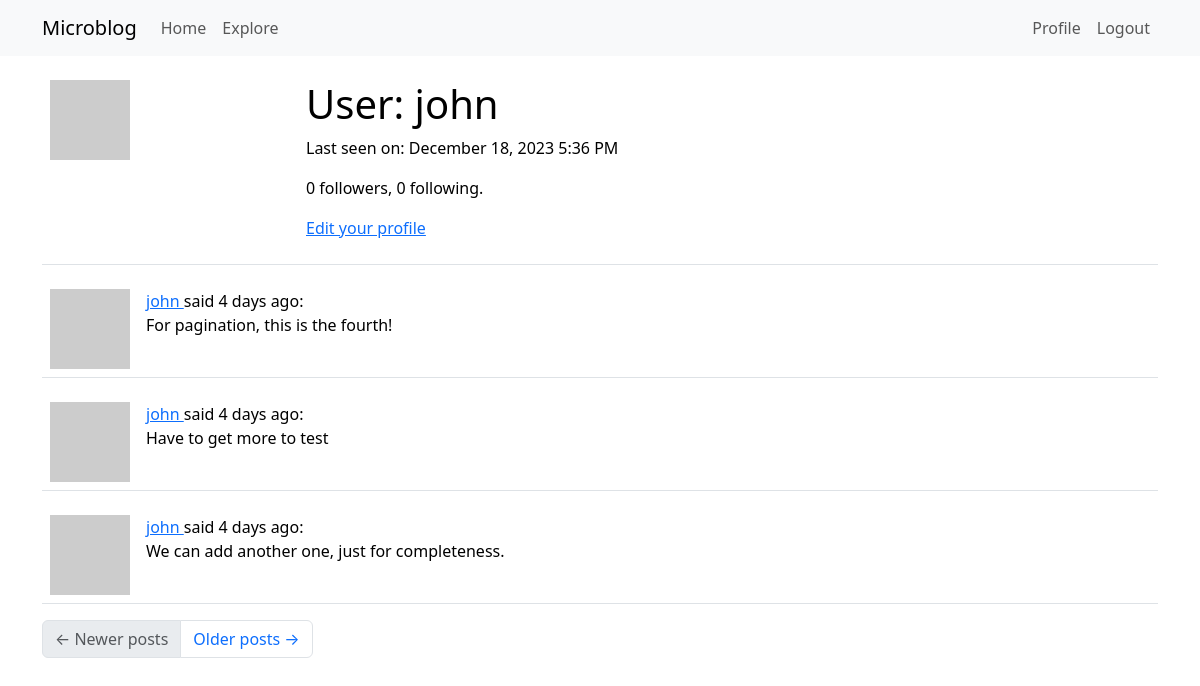
Before: /user/john (signed in) with the older database file.
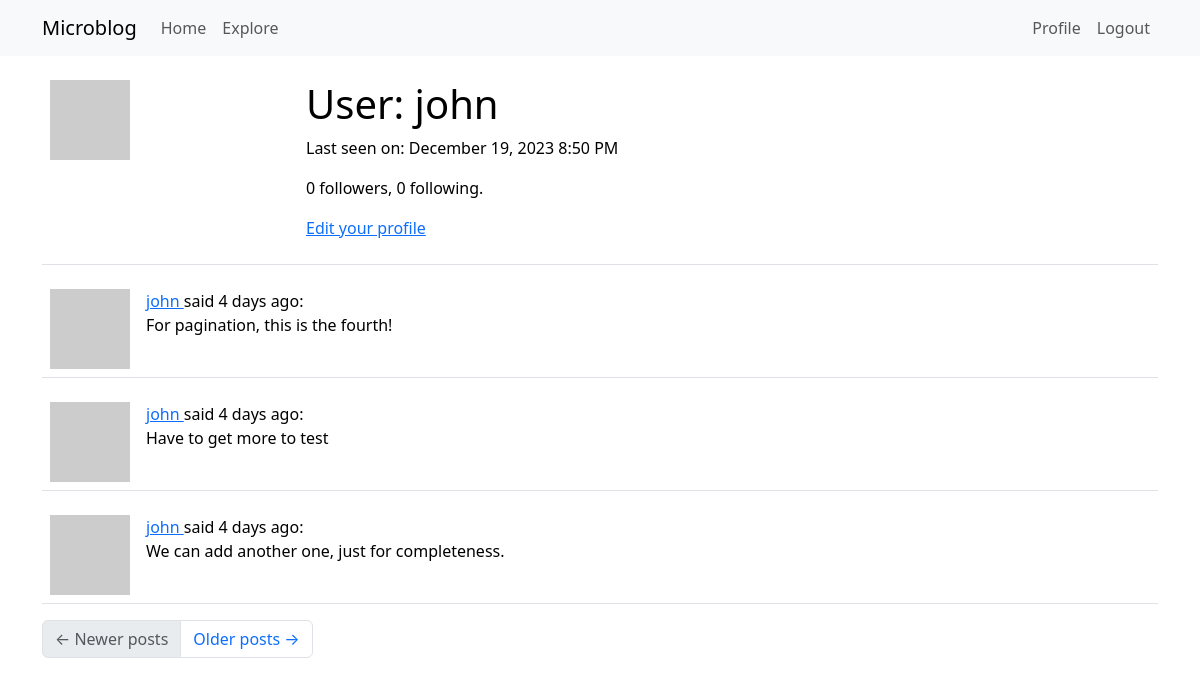
After: the same page with the newer database file.
### app/models.py (models this page shows, shortened)
class User(UserMixin, db.Model):
    id: so.Mapped[int] = so.mapped_column(primary_key=True)
    username: so.Mapped[str] = so.mapped_column(sa.String(64), index=True, unique=True)
    email: so.Mapped[str] = so.mapped_column(sa.String(120), index=True, unique=True)
    password_hash: so.Mapped[Optional[str]] = so.mapped_column(sa.String(256))
    about_me: so.Mapped[Optional[str]] = so.mapped_column(sa.String(140))
    last_seen: so.Mapped[Optional[datetime]]= so.mapped_column(default=lambda: datetime.now(timezone.utc))
    posts: so.WriteOnlyMapped["Post"] = so.relationship(back_populates="author")
    following: so.WriteOnlyMapped["User"] = so.relationship(
        secondary=followers, primaryjoin=(followers.c.follower_id == id),
        secondaryjoin=(followers.c.followed_id == id), back_populates="followers"
    )
    followers: so.WriteOnlyMapped["User"] = so.relationship(
        secondary=followers, primaryjoin=(followers.c.followed_id == id),
        secondaryjoin=(followers.c.follower_id == id), back_populates="following"
    )
    def avatar(self, size):
        digest = md5(self.email.lower().encode('utf-8')).hexdigest()
        return f"https://www.gravatar.com/avatar/{digest}?d=identicon&s={size}"
    def followers_count(self):
        query = sa.select(sa.func.count()).select_from(self.followers.select().subquery())
        return db.session.scalar(query)
    def following_count(self):
        query = sa.select(sa.func.count()).select_from(self.following.select().subquery())
        return db.session.scalar(query)
    @login.user_loader
    def load_user(id):
        return db.session.get(User, int(id))

### app/main/routes.py (the view)
@bp.route("/user/<username>")
@login_required
def user(username):
    user = db.first_or_404(sa.select(User).where(User.username == username))
    page = request.args.get("page", 1, type=int)
    query = user.posts.select().order_by(Post.timestamp.desc())
    posts = db.paginate(query, page=page, per_page=current_app.config["POSTS_PER_PAGE"], error_out=False)
    next_url = url_for("main.user", username=user.username, page=posts.next_num) if posts.has_next else None
    prev_url = url_for("main.user", username=user.username, page=posts.prev_num) if posts.has_prev else None
    form = EmptyForm()
    return render_template("user.html", user=user, posts=posts, form=form, next_url=next_url, prev_url=prev_url)

### app/__init__.py (called while the page is built)
def get_locale():
    return request.accept_languages.best_match(current_app.config['LANGUAGES'])

### app/main/routes.py (called while the page is built)
@bp.before_request
def before_request():
    if current_user.is_authenticated:
        current_user.last_seen = datetime.now(timezone.utc)
        db.session.commit()
    g.locale = str(get_locale())

### app/templates/user.html (shortened to what this page needs)
{% extends "base.html" %}
{% block content %}
    <table class="table table-hover">
        <tr>
            <td width="256px"><img src="{{ user.avatar(256) }}"></td>
            <td>
                <h1>User: {{ user.username }}</h1>
                {% if user.last_seen %}
                <p>Last seen on: {{ moment(user.last_seen).format("LLL") }}</p>
                {% endif %}
                <p>{{ user.followers_count() }} followers, {{ user.following_count() }} following.</p>
                {% if user == current_user %}
                <p><a href="{{ url_for('main.edit_profile') }}">Edit your profile</a></p>
                {% endif %}
            </td>
        </tr>
    </table>
    {% for post in posts %}
        {% include '_post.html' %}
    {% endfor %}
    <nav aria-label="Post navigation">
        <ul class="pagination">
            <li class="page-item{% if not prev_url %} disabled{% endif %}">
                <a class="page-link" href="{{ prev_url }}">
                    <span aria-hidden="true">&larr;</span> Newer posts
                </a>
            </li>
            <li class="page-item{% if not next_url %} disabled{% endif %}">
                <a class="page-link" href="{{ next_url }}">
                    Older posts <span aria-hidden="true">&rarr;</span>
                </a>
            </li>
        </ul>
    </nav>
{% endblock %}

Changed rows visible on the page:
changed User "john": last_seen "December 18, 2023 5:36 PM" → "December 19, 2023 8:50 PM"
